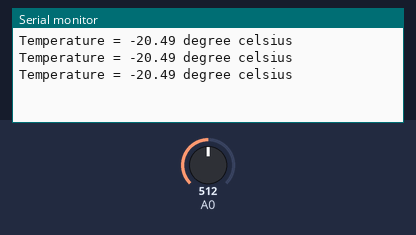
A sketch run on a simulated Arduino Uno, built with avr-gcc and run on an emulated ATmega328P. On the bench: the last lines printed to the serial monitor. Inputs (shaded band) come from the test bench; at power-on: A0 = 512.

Above: at 1.3 s.
1.4 s: A0 set to 716
At 1.9 s:
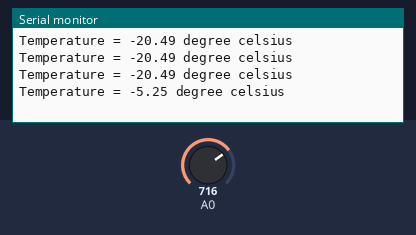
2.9 s: A0 set to 900
At 3.4 s:
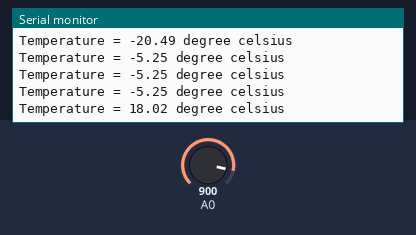
Timing chart, 0 to 5.9 s (numbered marks = the images above; inputs shaded):
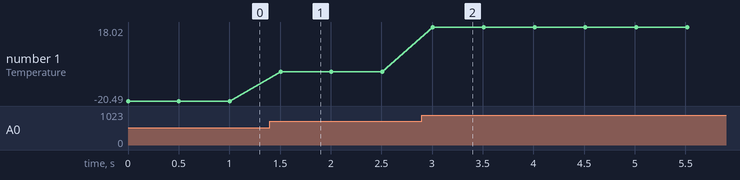

The sketch:

thremistor_103_nodemcu.ino
```cpp
const double VCC = 3.3;             // NodeMCU on board 3.3v vcc
const double R2 = 100000;            // 10k ohm series resistor
const double adc_resolution = 1023; // 10-bit adc

const double A = 0.001129148;   // thermistor equation parameters
const double B = 0.000234125;
const double C = 0.0000000876741;

void setup() {
  Serial.begin(9600);  /* Define baud rate for serial communication */
}

void loop() {
  double Vout, Rth, temperature, adc_value;

  adc_value = analogRead(A0);
  Vout = (adc_value * VCC) / adc_resolution;
  Rth = (VCC * R2 / Vout) - R2;

/*  Steinhart-Hart Thermistor Equation:
 *  Temperature in Kelvin = 1 / (A + B[ln(R)] + C[ln(R)]^3)
 *  where A = 0.001129148, B = 0.000234125 and C = 8.76741*10^-8  */
  temperature = (1 / (A + (B * log(Rth)) + (C * pow((log(Rth)),3))));   // Temperature in kelvin

  temperature = temperature - 273.15;  // Temperature in degree celsius
  Serial.print("Temperature = ");
  Serial.print(temperature);
  Serial.println(" degree celsius");
  delay(500);
}
```

Measured:
- after the input at 1.4 s, the serial monitor: prints a new line after 0.11 s (image 1)
- after the input at 2.9 s, the serial monitor: prints a new line after 0.11 s (image 2)
- plotted number 1: -20.49 → -5.25 after the input at 1.4 s, -5.25 → 18.02 after the input at 2.9 s
